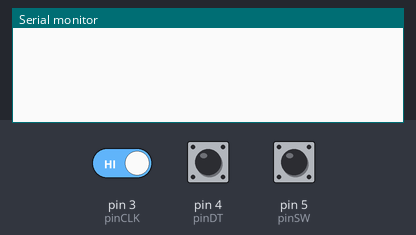
Bench run of a sketch on a simulated Arduino Uno, built with avr-gcc and run on an emulated ATmega328P. On the bench: the last lines printed to the serial monitor. Inputs (shaded band) come from the test bench; at power-on: pin 3 (pinCLK) HIGH, pin 5 (pinSW) HIGH, pin 4 (pinDT) HIGH.

Above: at 1.2 s.
1.3 s: pin 3 (pinCLK) driven LOW
At 2.2 s:
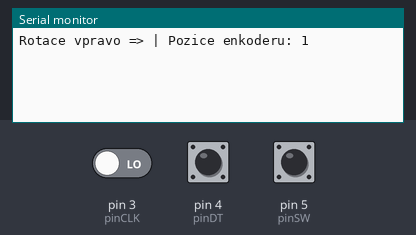
2.8 s: pin 5 (pinSW) pulled LOW for 0.15 s
At 3.4 s:
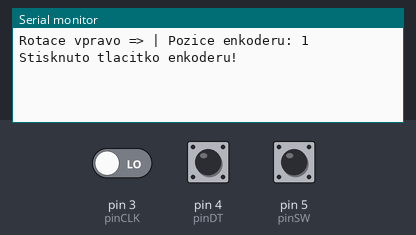
4.4 s: pin 3 (pinCLK) driven HIGH
At 5.8 s:
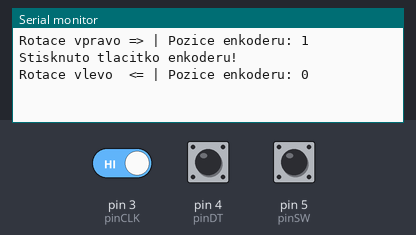

Measured:
- after the input at 1.3 s, the serial monitor: prints a new line at once (image 1)
- after the input at 2.8 s, the serial monitor: prints a new line at once (image 2)
- after the input at 4.4 s, the serial monitor: prints a new line at once (image 3)

The sketch:

enkoder.ino
```cpp
// Rotační enkodér KY-040

// proměnné pro nastavení propojovacích pinů
int pinCLK = 3;
int pinDT  = 4;
int pinSW  = 5;

// proměnné pro uložení pozice a stavů pro určení směru
// a stavu tlačítka
int poziceEnkod = 0;
int stavPred;
int stavCLK;
int stavSW;

void setup() {
  // komunikace přes sériovou linku rychlostí 9600 baud
  Serial.begin(9600);
  // nastavení propojovacích pinů jako vstupních
  pinMode(pinCLK, INPUT);
  pinMode(pinDT, INPUT);
  // nastavení propojovacího pinu pro tlačítko
  // jako vstupní s pull up odporem
  pinMode(pinSW, INPUT_PULLUP);
  // načtení aktuálního stavu pinu CLK pro porovnávání
  stavPred = digitalRead(pinCLK);
}

void loop() {
  // načtení stavu pinu CLK
  stavCLK = digitalRead(pinCLK);
  // pokud je stav CLK odlišný od předchozího měření,
  // víme, že osa byla otočena
  if (stavCLK != stavPred) {
    // pokud stav pinu DT neodpovídá stavu pinu CLK,
    // byl pin CLK změněn jako první a rotace byla
    // po směru hodin, tedy vpravo
    if (digitalRead(pinDT) != stavCLK) {
      // vytištění zprávy o směru rotace a přičtení
      // hodnoty 1 u počítadla pozice enkodéru
      Serial.print("Rotace vpravo => | ");
      poziceEnkod ++;
    }
    // v opačném případě, tedy pin DT byl změněn
    // jako první, se jedná o rotaci
    // proti směru hodin, tedy vlevo
    else {
      // vytištění zprávy o směru rotace a odečtení
      // hodnoty 1 u počítadla pozice enkodéru
      Serial.print("Rotace vlevo  <= | ");
      poziceEnkod--;
    }
    // vytištění aktuální hodnoty pozice enkodéru
    Serial.print("Pozice enkoderu: ");
    Serial.println(poziceEnkod);
  }
  // uložení posledního stavu pinu CLK
  // jako reference pro další porovnávání
  stavPred = stavCLK;
  // načtení stavu pinu SW - tlačítko
  stavSW = digitalRead(pinSW);
  // v případě stisknutí vytiskni informaci
  // po sériové lince
  if (stavSW == 0) {
    Serial.println("Stisknuto tlacitko enkoderu!");
    delay(500);
  }
}
```
